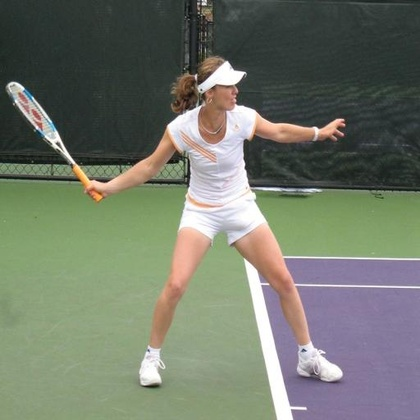
%> input picture 1.jpg, 420 x 420 px, shrunk from 512 x 512 before the run
$ octave --eval "result = computeLBP(imread('1.jpg'));"   (GNU Octave 9; MATLAB toolbox functions it lacks are replaced by stand-ins)
%> lines starting %> are read from the running program, lines starting %| are printed output that depends on the picture
function lbp_image = computeLBP(input_img)
    % Local Binary Pattern (LBP) Feature Extraction
    % Returns the LBP image, not the histogram

    if size(input_img, 3) > 1
        input_img = rgb2gray(input_img); % Convert to grayscale if RGB
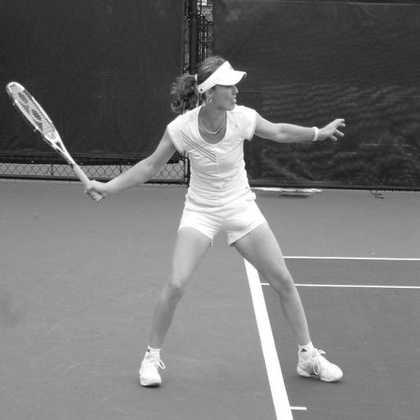
%> input_img: size 420x420 uint8; min 7, max 255, mean 116.7
    end

    % Parameters for LBP
    radius = 1;
    neighbors = 8;

    % Ensure input image is double for computation
    input_img = im2double(input_img);
%> input_img: size 420x420 double

    % Pad the image to handle edges
    padded_img = padarray(input_img, [radius radius], 'symmetric');
    [rows, cols] = size(input_img);
%> rows = 420; cols = 420
    lbp_image = zeros(rows, cols); % Initialize the LBP image

    % Circular neighbors offsets
    angles = 2 * pi * (0:neighbors-1) / neighbors;
    offset_x = round(radius * cos(angles));
    offset_y = round(radius * sin(angles));

    % Compute LBP for each pixel
    for i = 1:rows
        for j = 1:cols
            center = padded_img(i + radius, j + radius);
            binary_pattern = zeros(1, neighbors);
            for k = 1:neighbors
                neighbor_value = padded_img(i + radius + offset_y(k), j + radius + offset_x(k));
                binary_pattern(k) = neighbor_value >= center;
            end
            % Convert binary pattern to decimal
            lbp_image(i, j) = sum(binary_pattern .* 2.^(0:neighbors-1));
        end
    end
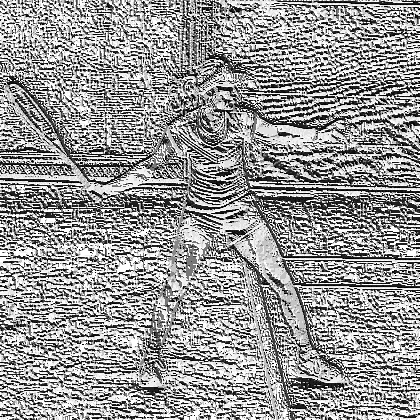
%> lbp_image: size 420x420 double; min 0, max 255, mean 151.6
%> after the loop, binary_pattern = [1 1 1 1 1 1 1 1]

    % Normalize the LBP image for display
    lbp_image = mat2gray(lbp_image);

    % Display the original and LBP image
    figure;
    subplot(1, 2, 1);
    imshow(input_img);
    title('Original Image');

    subplot(1, 2, 2);
    imshow(lbp_image);
    title('LBP Image');
end
